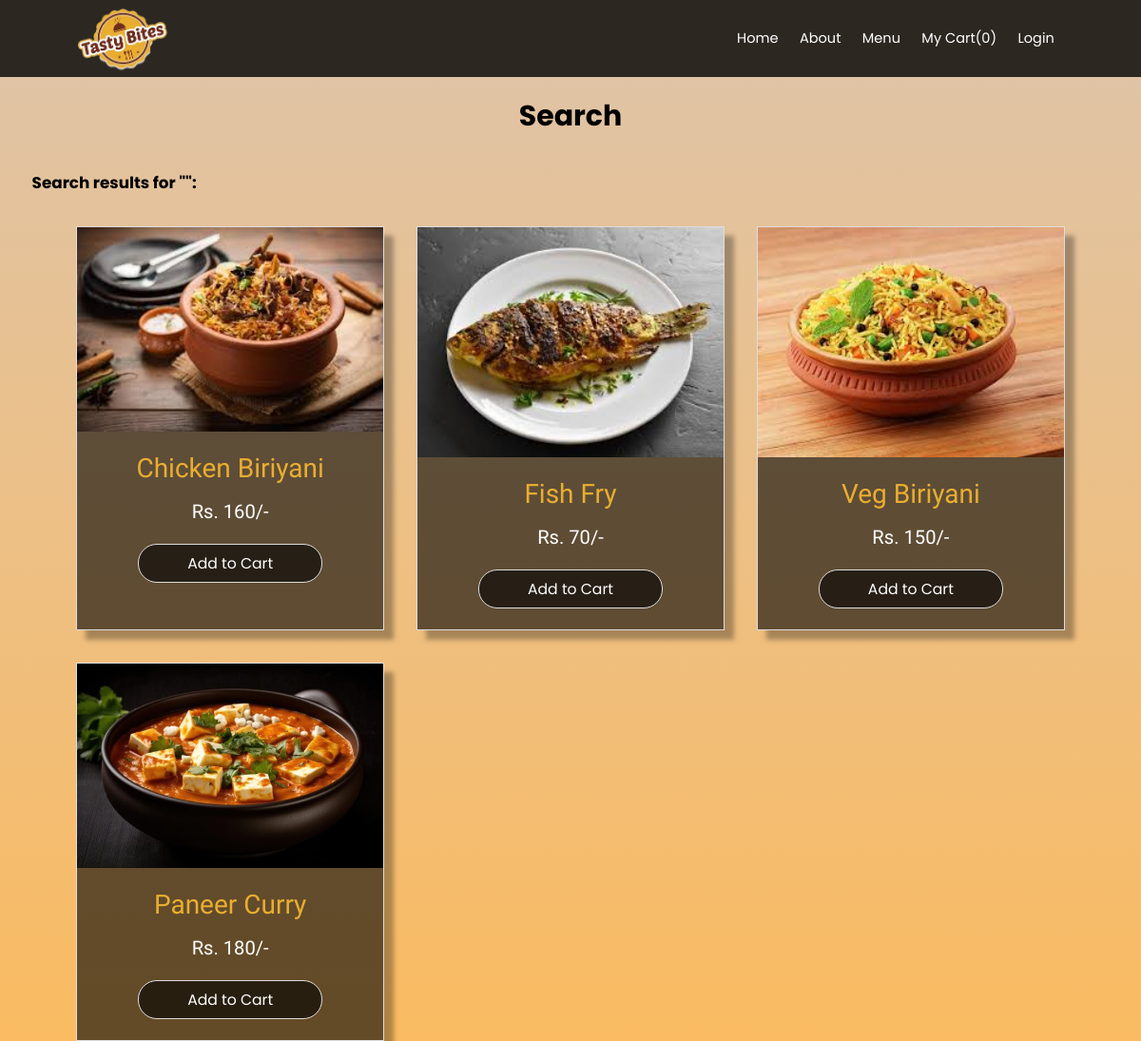
The app's page /search/ with its own data.
### users/models.py (models this page shows)
class Item(models.Model):
    category = models.ManyToManyField(Category, related_name='Items')
    title = models.CharField(max_length=50)
    slug = models.SlugField(max_length=50)
    image = models.ImageField(upload_to='uploads/item images', blank=True, null=True)
    description = models.TextField(blank=True)
    price = models.IntegerField()
    status = models.CharField(max_length=50, choices=STATUS_CHOICES,default=ACTIVE)
    def __str__(self):
        return self.title

### users/views.py (the view)
# urls.py: path('search/', views.search, name='search'),
def search(request):
    query = request.GET.get('query', '')
    items = Item.objects.filter(Q(title__icontains=query) | Q(description__icontains= query))
    print(items)
    return render(request, 'search.html', {
        'query':query,
        'items':items
    })

### users/cart.py (called while the page is built)
    def __len__(self):
        return sum(item['quantity'] for item in self.cart.values())

### users/context_processors.py (called while the page is built)
def cart(request):
    return {'cart':Cart(request)}

### users/templates/search.html (shortened to what this page needs)
{% extends 'base.html' %}
{% load catg %}
{% block content %}
<div class="search-results">
<h1 class="title">Search</h1>
<h2>Search results for "{{query}}":</h2>
<div class="container">
    <div class="menu_items_container">
        {% for item in items %}
            <div class="img_cards">
                {% if item.image %}
                    <img src="{{ item.image.url }}" alt="Image">
                {% endif %}
                <p class="title">{{ item.title }}</p>
                <p class="price">Rs. {{ item.price }}/-</p>
                <a href="{% url 'add_to_cart' item.id %}">Add to Cart</a>
            </div>
        {% endfor %}
    </div>
</div>
</div>
{% endblock %}

### users/static/styles.css (style rules this page uses)
:root { --primary_color:#e9ae30; --white_color: #fff; --ubuntu: "ubuntu"; --righteous:"Righteous"; --box-shadow: 10px 10px 5px rgba(0,0,0,0.3); }
html { font-size: 70%; }
* { box-sizing: border-box; margin: 0; padding: 0; font-family: "poppins"; }
body { background: linear-gradient(to bottom, rgba(222,196,170,255), #fabb61); background-size: cover; background-repeat: no-repeat; background-attachment: fixed; background-position: center; }
a { text-decoration: none; cursor: pointer; }
.container { max-width: 1440px; margin: 0 auto; padding: 0 80px; }
.menu_items_container { display: grid; grid-template-columns: repeat(3,1fr); grid-gap: 3rem; }
.menu_items_container .img_cards { border: 1px solid #ddd; box-shadow: var(--box-shadow); }
.img_cards { background-color: rgba(0,0,0,0.6); transition: all 0.5s ease-in-out; }
.img_cards img { display: block; width: 100%; object-fit: cover; margin-bottom: 2rem; cursor: pointer; transition: all 0.5s ease-in-out; }
.img_cards p { text-align: center; font-size: 1.5rem; margin-bottom: 1.5rem; font-family: var(--ubuntu); color: var(--primary_color); }
.img_cards p.title { font-size: 2.5rem; }
.img_cards .price { color: var(--white_color); font-size: 1.8rem; }
.search-results h2 { margin: 3rem; }
.img_cards a { padding: 0.7rem 1.2rem; background-color: rgba(0,0,0,0.6); color: #fff; cursor: pointer; width: 60%; display: block; margin: 2rem auto; border: 1px solid #ddd; font-size: 1.4rem; border-radius: 20px; transition: all 0.5s ease-in-out; }
h1.title { padding-top: 100px; text-align: center; font-size: 30px; }
.center-container form p.text,a { text-align: center; color:var(--white_color); }

### records on screen
Item: image (picture), title "Chicken Biriyani", price "160"
Item: image (picture), title "Fish Fry", price "70"
Item: image (picture), title "Veg Biriyani", price "150"
Item: image (picture), title "Paneer Curry", price "180"

### other values on screen
{{ cart|length }} "0"
